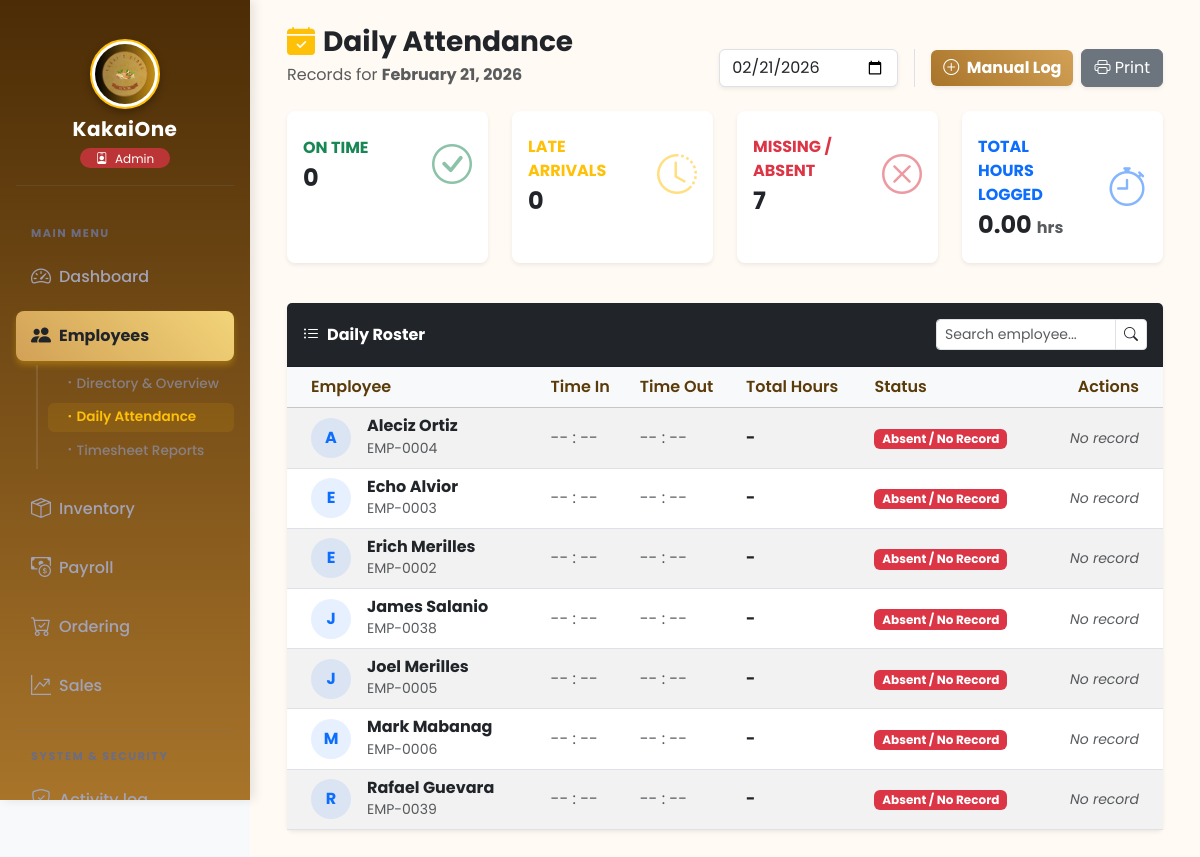
Screenshot of /frontend/attendance/attendance_page.php (signed in) with the database file from the repository.
### tables this page shows
CREATE TABLE `employees` (
  `employee_id` int(11) NOT NULL,
  `employee_code` varchar(50) DEFAULT NULL,
  `first_name` varchar(100) DEFAULT NULL,
  `last_name` varchar(100) DEFAULT NULL,
  `email` varchar(150) DEFAULT NULL,
  `contact_number` varchar(20) DEFAULT NULL,
  `password` varchar(255) DEFAULT NULL,
  `position` varchar(100) DEFAULT NULL,
  `daily_rate` decimal(10,2) DEFAULT 500.00,
  `role` enum('Admin','Employee') DEFAULT 'Employee',
  `status` enum('Active','Inactive') DEFAULT 'Active',
  `date_hired` date DEFAULT NULL,
  `created_at` timestamp NOT NULL DEFAULT current_timestamp()
);

### frontend/includes/auth_check.php (called while the page is built, shortened)
<?php
function hasPermission($key)
{
    if (isset($_SESSION['role']) && $_SESSION['role'] === 'Admin') {
        return true;
    }
}

### frontend/attendance/attendance_page.php (the view, shortened to what this page needs)
<?php
require_once __DIR__ . '/../includes/auth_check.php';
$filterDate = isset($_GET['date']) ? $_GET['date'] : date('Y-m-d');
$attendanceLogs = [];
$dailyStats = [
    'present' => 0,
    'late' => 0,
    'absent' => 0,
    'total_hours' => 0
];
try {
    $stmt = $pdo->prepare("
        SELECT e.employee_id, e.first_name, e.last_name, e.employee_code,
               a.attendance_id, a.time_in, a.time_out, a.status, a.total_hours
        FROM employees e
        LEFT JOIN attendance a ON e.employee_id = a.employee_id AND DATE(a.time_in) = ?
        WHERE e.status = 'Active' AND e.role = 'Employee'
        ORDER BY e.first_name ASC, a.time_in DESC
    ");
    $stmt->execute([$filterDate]);
    $rawLogs = $stmt->fetchAll();
    foreach ($rawLogs as $log) {
        if (empty($log['attendance_id'])) {
            $log['status'] = 'Absent / No Record';
            $dailyStats['absent']++;
        } else {
            $status = strtolower($log['status']);
            if ($status === 'present') $dailyStats['present']++;
            elseif ($status === 'late') $dailyStats['late']++;
            elseif ($status === 'absent') $dailyStats['absent']++;
            $dailyStats['total_hours'] += (float)$log['total_hours'];
        }
        $attendanceLogs[] = $log;
    }
} catch (PDOException $e) {
    $errorMsg = "Error fetching data: " . $e->getMessage();
}
?>
<!DOCTYPE html>
<html lang="en">
<head>
    <?php include '../includes/links.php'; ?>
</head>
<body class="bg-light">
    <?php include '../includes/sidebar.php'; ?>
    <main id="main-content" style="margin-left: 250px; padding: 25px; transition: margin-left 0.3s;">
        <div class="container-fluid">
            <div class="d-flex justify-content-between align-items-end mb-4">
                <div>
                    <h3 class="fw-bold text-dark mb-1"><i class="bi bi-calendar-check-fill me-2 text-warning"></i>Daily Attendance</h3>
                    <p class="text-muted mb-0">Records for <strong><?= date('F j, Y', strtotime($filterDate)) ?></strong></p>
                </div>
                <div class="d-flex gap-2 align-items-center filter-form">
                    <form method="GET" class="d-flex gap-2 mb-0 me-2 border-end pe-3">
                        <input type="date" name="date" class="form-control shadow-sm" value="<?= $filterDate ?>" onchange="this.form.submit()">
                    </form>
                    <?php if (hasPermission('att_approve')): ?>
                        <button type="button" class="btn btn-primary shadow-sm fw-bold" data-bs-toggle="modal" data-bs-target="#manualLogModal">
                            <i class="bi bi-plus-circle me-1"></i> Manual Log
                        </button>
                    <?php endif; ?>
                    <button onclick="window.print()" class="btn btn-secondary shadow-sm">
                        <i class="bi bi-printer"></i> Print
                    </button>
                </div>
            </div>
            <div class="row mb-4">
                <div class="col-xl-3 col-md-6 mb-3">
                    <div class="card stat-card border-0 shadow-sm border-left-success h-100 py-2">
                        <div class="card-body">
                            <div class="row no-gutters align-items-center">
                                <div class="col mr-2">
                                    <div class="text-xs fw-bold text-success text-uppercase mb-1">On Time</div>
                                    <div class="h4 mb-0 fw-bold text-dark"><?= $dailyStats['present']; ?></div>
                                </div>
                                <div class="col-auto"><i class="bi bi-check-circle fa-2x text-success opacity-50 fs-1"></i></div>
                            </div>
                        </div>
                    </div>
                </div>
                <div class="col-xl-3 col-md-6 mb-3">
                    <div class="card stat-card border-0 shadow-sm border-left-warning h-100 py-2">
                        <div class="card-body">
                            <div class="row no-gutters align-items-center">
                                <div class="col mr-2">
                                    <div class="text-xs fw-bold text-warning text-uppercase mb-1">Late Arrivals</div>
                                    <div class="h4 mb-0 fw-bold text-dark"><?= $dailyStats['late']; ?></div>
                                </div>
                                <div class="col-auto"><i class="bi bi-clock-history fa-2x text-warning opacity-50 fs-1"></i></div>
                            </div>
                        </div>
                    </div>
                </div>
                <div class="col-xl-3 col-md-6 mb-3">
                    <div class="card stat-card border-0 shadow-sm border-left-danger h-100 py-2">
                        <div class="card-body">
                            <div class="row no-gutters align-items-center">
                                <div class="col mr-2">
                                    <div class="text-xs fw-bold text-danger text-uppercase mb-1">Missing / Absent</div>
                                    <div class="h4 mb-0 fw-bold text-dark"><?= $dailyStats['absent']; ?></div>
                                </div>
                                <div class="col-auto"><i class="bi bi-x-circle fa-2x text-danger opacity-50 fs-1"></i></div>
                            </div>
                        </div>
                    </div>
                </div>
                <div class="col-xl-3 col-md-6 mb-3">
                    <div class="card stat-card border-0 shadow-sm border-left-primary h-100 py-2">
                        <div class="card-body">
                            <div class="row no-gutters align-items-center">
                                <div class="col mr-2">
                                    <div class="text-xs fw-bold text-primary text-uppercase mb-1">Total Hours Logged</div>
                                    <div class="h4 mb-0 fw-bold text-dark"><?= number_format($dailyStats['total_hours'], 2); ?> <small class="fs-6 text-muted">hrs</small></div>
                                </div>
                                <div class="col-auto"><i class="bi bi-stopwatch fa-2x text-primary opacity-50 fs-1"></i></div>
                            </div>
                        </div>
                    </div>
                </div>
            </div>
            <div class="card shadow-sm border-0 mb-4">
                <div class="card-header bg-dark text-white d-flex justify-content-between align-items-center py-3">
                    <span class="fw-bold"><i class="bi bi-list-ul me-2"></i>Daily Roster</span>
                    <div class="input-group input-group-sm w-25">
                        <input type="text" id="attendanceSearch" class="form-control" placeholder="Search employee...">
                        <span class="input-group-text bg-white"><i class="bi bi-search"></i></span>
                    </div>
                </div>
                <div class="card-body p-0">
                    <div class="table-responsive">
                        <table class="table table-striped align-middle mb-0" id="attendanceTable">
                            <thead class="table-light">
                                <tr>
                                    <th class="ps-4">Employee</th>
                                    <th>Time In</th>
                                    <th>Time Out</th>
                                    <th>Total Hours</th>
                                    <th>Status</th>
                                    <th class="text-end pe-4 action-cols">Actions</th>
                                </tr>
                            </thead>
                            <tbody>
                                <?php if (!empty($attendanceLogs)): ?>
                                    <?php foreach ($attendanceLogs as $log): ?>
                                        <tr>
                                            <td class="ps-4">
                                                <div class="d-flex align-items-center">
                                                    <div class="bg-primary bg-opacity-10 text-primary rounded-circle d-flex align-items-center justify-content-center fw-bold me-3" style="width: 40px; height: 40px;">
                                                        <?= strtoupper(substr($log['first_name'], 0, 1)) ?>
                                                    </div>
                                                    <div>
                                                        <h6 class="mb-0 fw-bold text-dark"><?= htmlspecialchars($log['first_name'] . ' ' . $log['last_name']) ?></h6>
                                                        <small class="text-muted"><?= htmlspecialchars($log['employee_code']) ?></small>
                                                    </div>
                                                </div>
                                            </td>
                                            <td>
                                                <?php if (!empty($log['time_in'])): ?>
                                                    <span class="fw-bold text-dark">
                                                        <?= date('h:i A', strtotime($log['time_in'])) ?>
                                                    </span>
                                                <?php else: ?>
                                                    <span class="text-muted">-- : --</span>
                                                <?php endif; ?>
                                            </td>
                                            <td>
                                                <?php if (!empty($log['time_out'])): ?>
                                                    <span class="fw-bold text-dark">
                                                        <?= date('h:i A', strtotime($log['time_out'])) ?>
                                                    </span>
                                                <?php else: ?>
                                                    <span class="text-muted">-- : --</span>
                                                <?php endif; ?>
                                            </td>
                                            <td>
                                                <span class="fw-bold text-dark"><?= !empty($log['total_hours']) ? number_format($log['total_hours'], 2) . ' hrs' : '-' ?></span>
                                            </td>
                                            <td>
                                                <?php
                                                $statusClass = 'secondary';
                                                $displayStatus = htmlspecialchars($log['status']);
                                                if ($log['status'] === 'Present') {
                                                    $statusClass = 'success';
                                                    $displayStatus = 'Present / On-Time';
                                                } elseif ($log['status'] === 'Late') {
                                                    $statusClass = 'warning text-dark';
                                                } elseif ($log['status'] === 'Absent') {
                                                    $statusClass = 'danger';
                                                } elseif ($log['status'] === 'Absent / No Record') {
                                                    $statusClass = 'danger';
                                                }
                                                ?>
                                                <span class="badge bg-<?= $statusClass ?>">
                                                    <?= $displayStatus ?>
                                                </span>
                                            </td>
                                            <td class="text-end pe-4 action-cols">
                                                <?php if (hasPermission('att_approve') && !empty($log['attendance_id'])): ?>
                                                    <button class="btn btn-sm btn-secondary" onclick="editAttendance(<?= $log['attendance_id'] ?>)" title="Edit Record">
                                                        <i class="bi bi-pencil-square"></i> Edit
                                                    </button>
                                                <?php elseif (empty($log['attendance_id'])): ?>
                                                    <span class="text-muted small fst-italic">No record</span>
                                                <?php endif; ?>
                                            </td>
                                        </tr>
                                    <?php endforeach; ?>
                                <?php endif; ?>
                            </tbody>
                        </table>
                    </div>
                </div>
            </div>
        </div>
    </main>
</body>
</html>

### frontend/assets/css/style.css (style rules this page uses)
body { font-family: 'Poppins', sans-serif; background-color: #fff9f2; margin: 0; padding: 0; }
#main-content { margin-left: 250px; background-color: #fffaf3; min-height: 100vh; padding: 2rem; width: calc(100% - 250px); transition: all 0.3s ease; }
#main-content h3 { color: #4b2c06; }
.btn-primary { background: linear-gradient(45deg, #a8742a, #d2a156); border: none; font-weight: 600; color: #fff; transition: all 0.3s ease; }
.table th { color: #5a3b09; font-weight: 600; }

### frontend/attendance/attendance_page.php (style rules this page uses)
.stat-card { border-left: 4px solid; transition: transform 0.2s; border-radius: 8px; }
.border-left-primary { border-left-color: #0d6efd !important; }
.border-left-success { border-left-color: #198754 !important; }
.border-left-warning { border-left-color: #ffc107 !important; }
.border-left-danger { border-left-color: #dc3545 !important; }

### rows the page displays
employees: first_name "A", first_name+last_name "Aleciz Ortiz", employee_code "EMP-0004", displayStatus "Absent / No Record"
employees: first_name "E", first_name+last_name "Echo Alvior", employee_code "EMP-0003", displayStatus "Absent / No Record"
employees: first_name "E", first_name+last_name "Erich Merilles", employee_code "EMP-0002", displayStatus "Absent / No Record"
employees: first_name "J", first_name+last_name "James Salanio", employee_code "EMP-0038", displayStatus "Absent / No Record"
employees: first_name "J", first_name+last_name "Joel Merilles", employee_code "EMP-0005", displayStatus "Absent / No Record"
employees: first_name "M", first_name+last_name "Mark Mabanag", employee_code "EMP-0006", displayStatus "Absent / No Record"
employees: first_name "R", first_name+last_name "Rafael Guevara", employee_code "EMP-0039", displayStatus "Absent / No Record"

### other values shown
$_SESSION['role'] "Admin"
date('F j, Y', strtotime($filterDate)) "February 21, 2026"
$dailyStats['present'] "0"
$dailyStats['late'] "0"
$dailyStats['absent'] "7"
$dailyStats['total_hours'] "0.00"
